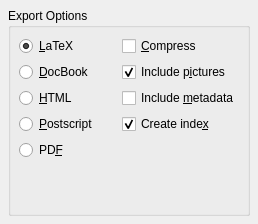
<ui version="4.0" >
 <author></author>
 <comment></comment>
 <exportmacro></exportmacro>
 <class>Form</class>
 <widget class="QWidget" name="Form" >
  <property name="geometry" >
   <rect>
    <x>0</x>
    <y>0</y>
    <width>258</width>
    <height>224</height>
   </rect>
  </property>
  <property name="windowTitle" >
   <string>Export Document</string>
  </property>
  <layout class="QVBoxLayout" >
   <property name="margin" >
    <number>8</number>
   </property>
   <property name="spacing" >
    <number>6</number>
   </property>
   <item>
    <widget class="QGroupBox" name="groupBox" >
     <property name="title" >
      <string>Export Options</string>
     </property>
     <layout class="QGridLayout" >
      <property name="margin" >
       <number>8</number>
      </property>
      <property name="spacing" >
       <number>6</number>
      </property>
      <item row="1" column="0" >
       <widget class="QRadioButton" name="radioButton_2" >
        <property name="text" >
         <string>&amp;DocBook</string>
        </property>
       </widget>
      </item>
      <item row="0" column="0" >
       <widget class="QRadioButton" name="radioButton" >
        <property name="text" >
         <string>&amp;LaTeX</string>
        </property>
        <property name="checked" >
         <bool>true</bool>
        </property>
       </widget>
      </item>
      <item row="1" column="1" >
       <widget class="QCheckBox" name="checkBox_2" >
        <property name="text" >
         <string>Include p&amp;ictures</string>
        </property>
        <property name="checked" >
         <bool>true</bool>
        </property>
       </widget>
      </item>
      <item row="5" column="0" >
       <spacer>
        <property name="orientation" >
         <enum>Qt::Vertical</enum>
        </property>
        <property name="sizeHint" >
         <size>
          <width>20</width>
          <height>40</height>
         </size>
        </property>
       </spacer>
      </item>
      <item row="0" column="1" >
       <widget class="QCheckBox" name="checkBox" >
        <property name="text" >
         <string>&amp;Compress</string>
        </property>
       </widget>
      </item>
      <item row="2" column="0" >
       <widget class="QRadioButton" name="radioButton_2_2" >
        <property name="text" >
         <string>&amp;HTML</string>
        </property>
       </widget>
      </item>
      <item row="3" column="0" >
       <widget class="QRadioButton" name="radioButton_3" >
        <property name="text" >
         <string>&amp;Postscript</string>
        </property>
       </widget>
      </item>
      <item row="4" column="0" >
       <widget class="QRadioButton" name="radioButton_4" >
        <property name="text" >
         <string>PD&amp;F</string>
        </property>
       </widget>
      </item>
      <item row="2" column="1" >
       <widget class="QCheckBox" name="checkBox_3" >
        <property name="text" >
         <string>Include &amp;metadata</string>
        </property>
       </widget>
      </item>
      <item row="3" column="1" >
       <widget class="QCheckBox" name="checkBox_4" >
        <property name="text" >
         <string>Create inde&amp;x</string>
        </property>
        <property name="checked" >
         <bool>true</bool>
        </property>
       </widget>
      </item>
     </layout>
    </widget>
   </item>
  </layout>
 </widget>
 <pixmapfunction></pixmapfunction>
 <resources/>
 <connections/>
</ui>
